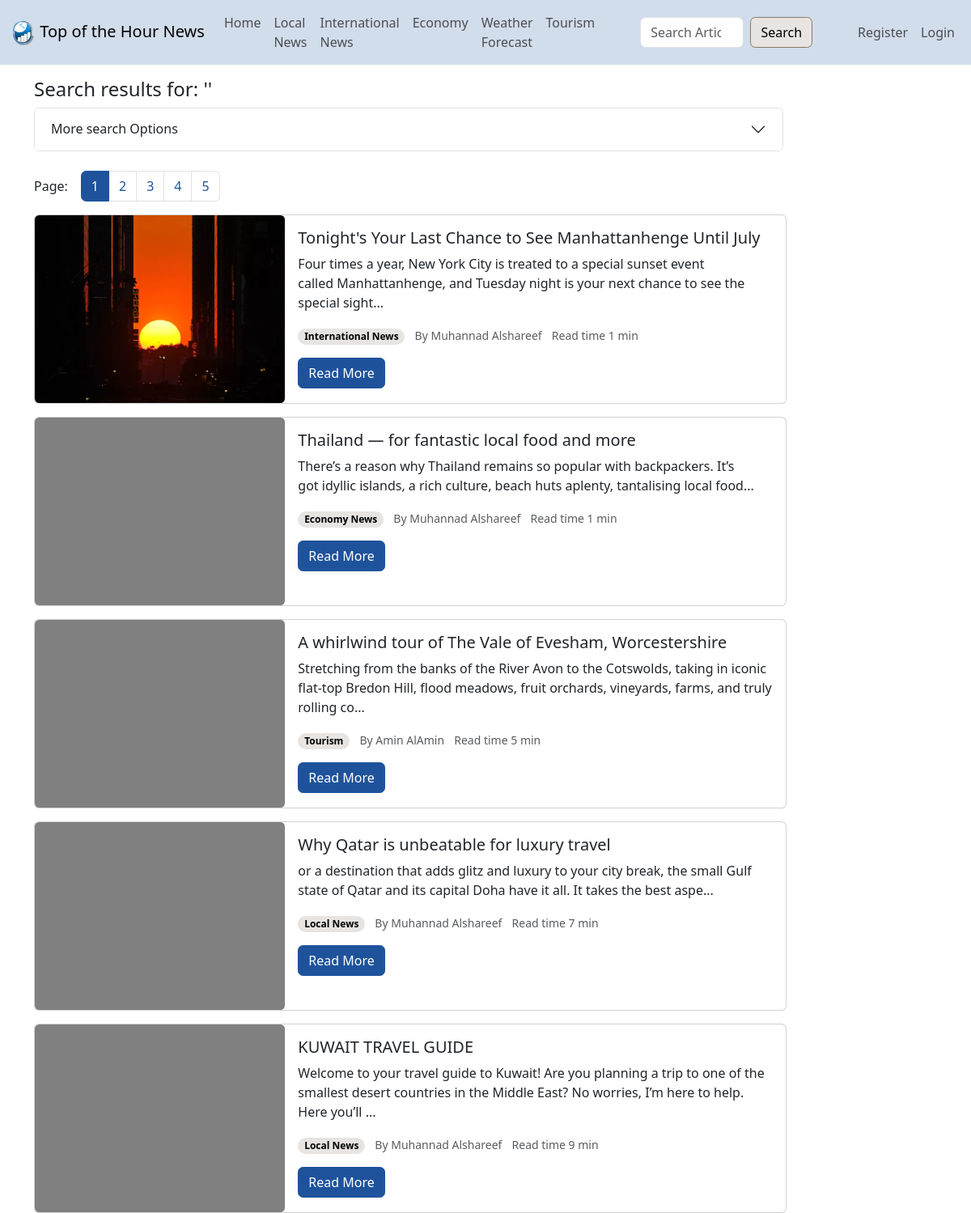
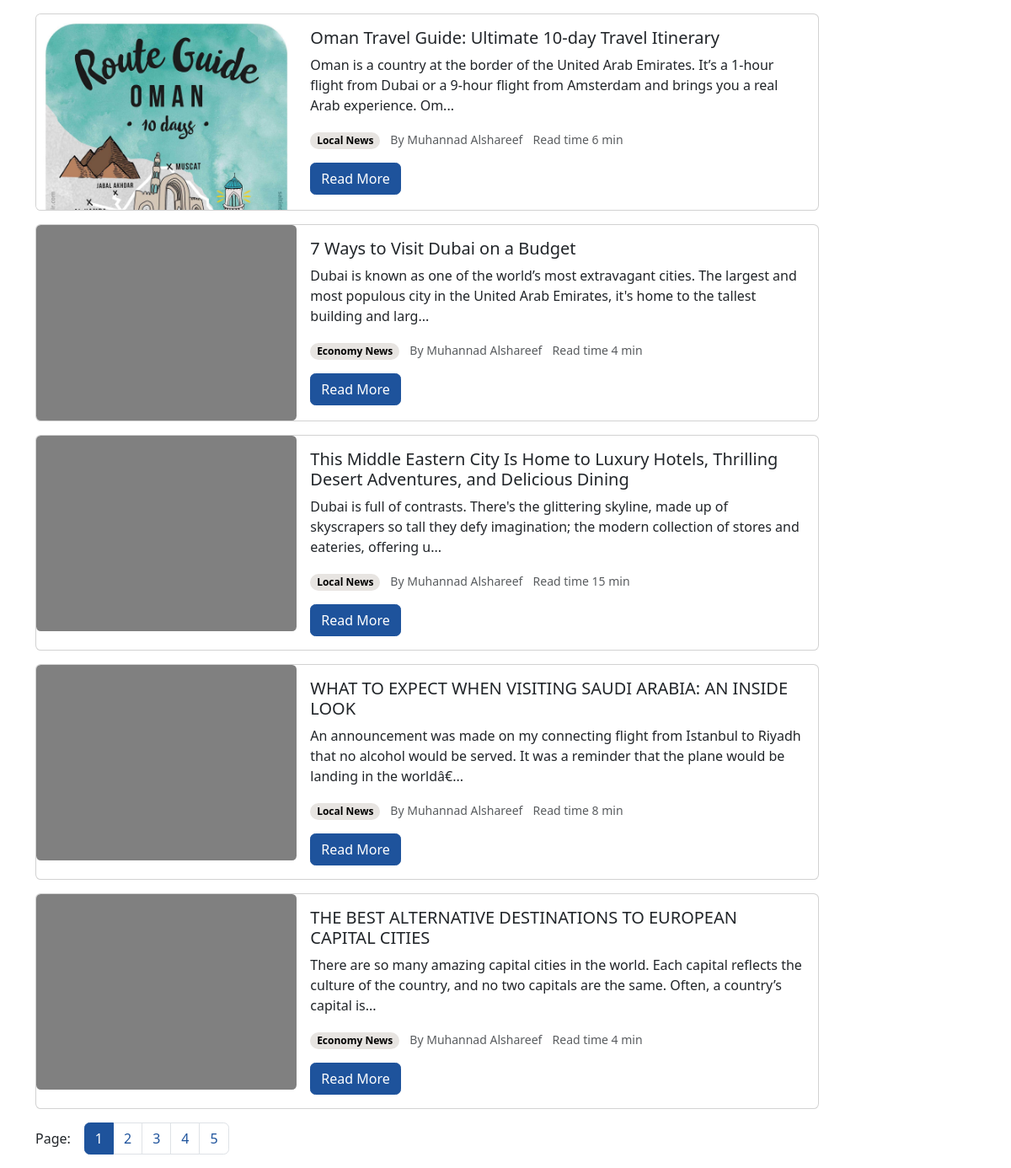
Screenshot of /search/search.php with the database file from the repository (2 pictures, top to bottom).
### tables this page shows
CREATE TABLE `Articles` (
  `articleId` int(20) NOT NULL,
  `title` varchar(250) NOT NULL,
  `content` longtext NOT NULL,
  `readTime` int(250) NOT NULL,
  `writtenBy` int(20) NOT NULL,
  `date` datetime NOT NULL,
  `category` varchar(50) NOT NULL,
  `published` tinyint(1) NOT NULL DEFAULT 0,
  `approved` tinyint(1) NOT NULL DEFAULT 0,
  `removed` tinyint(1) NOT NULL DEFAULT 0,
  `thumbnail` varchar(1000) DEFAULT NULL
);

### Database.php (called while the page is built, shortened)
<?php
class Database
{
    public static $instance = null;
    public $mysqli = null;
    private function __construct()
    {
        if ($this->mysqli == null) {
            $this->mysqli = new mysqli(DB_HOSTNAME, DB_USERNAME, DB_PASSWORD, DB_DATABASE);
            $this->mysqli->set_charset('utf8mb4');
        }
    }
    public static function getInstance(): self
    {
        if (self::$instance == null) {
            return new self();
        }
    }
    public function query(string $sql): object
    {
        $result = $this->mysqli->query($sql);
        return $result;
    }
}

### models/Article.php (called while the page is built, shortened)
<?php
class Article
{
    public $category;
    public static function __set_state(array $state): Article
    {
        $article = new Article(
            (int) $state['articleId'],
            $state['title'],
            $state['content'],
            (int) $state['readTime'],
            (int) $state['writtenBy'],
            $state['date'],
            $state['category'],
            (bool) $state['published'],
            (bool) $state['approved'],
            (bool) $state['removed'],
            $state['thumbnail']
        );
        if (isset($state['author']))
            $article->author = $state['author'];
        return $article;
    }
    public function __construct(
        ?int $articleId,
        string $title,
        string $content,
        int $readTime,
        int $writtenBy,
        string $date,
        string $category,
        bool $published,
        bool $approved,
        bool $removed,
        ?string $thumbnail
    ) {
        $this->articleId = $articleId;
        $this->title = $title;
        $this->content = $content;
        $this->readTime = $readTime;
        $this->category = $category;
        $this->thumbnail = $thumbnail;
    }
    public function display_category(): string
    {
        switch ($this->category) {
            case 'local':
                return 'Local News';
            case 'international':
                return 'International News';
            case 'economy':
                return 'Economy News';
            case 'tourism':
                return 'Tourism';
        }
    }
}

### search/search.php (the view, shortened to what this page needs)
<?php
$sql = "SELECT Articles.*, CONCAT(Users.firstName, ' ', Users.lastName) as author
        FROM Articles JOIN Users on (Articles.writtenBy = Users.userId)
        WHERE published = 1 and approved = 1";
$sql .= " ORDER BY Articles.date DESC";
$pagination = new Pagination(10, $sql);
include PROJECT_ROOT . '/header.html'; ?>
<div class="container">
    <h4>Search results for:
        '<?= $_GET['q'] ?>'
    </h4>
    <div class="row">
        <div class="col-12 col-lg-10 mb-4">
            <div class="accordion" id="accordionExample">
                <div class="accordion-item">
                    <h2 class="accordion-header" id="headingOne">
                        <button class="accordion-button collapsed" type="button" data-bs-toggle="collapse"
                            data-bs-target="#collapseOne" aria-expanded="false" aria-controls="collapseOne">
                            More search Options
                        </button>
                    </h2>
                </div>
            </div>
        </div>
    </div>
    <?php if ($pagination->get_total_entries() > 0) { ?>
        <div class="d-flex gap-3" style="align-items: first baseline;">
            Page:
            <?= $pagination->pagination_controls(null, $_SERVER['QUERY_STRING']); ?>
        </div>
    <?php } ?>
    <?php
    if ($pagination->get_total_entries() == 0) {
        echo "<p>No results found for your search criteria.</p>";
    } else {
        $articles = $pagination->get_page(null, function ($row) {
            return Article::__set_state($row);
        });
        foreach ($articles as $article) {
            echo '
<div class="col-12 col-lg-10">
<div class="card mb-3">
  <div class="row g-0">
    <div class="col-md-4">
<div class="card-img ratio" style="background-image: url(' . $article->thumbnail . ')" role="img"></div>
    </div>
    <div class="col-12 col-md-8">
      <div class="card-body">
        <h5 class="card-title">' . $article->title . '</h5>
        <p class="card-text">' . substr(strip_tags($article->content), 0, 170) . '...</p>
        <p class="card-text">
            <span class="badge rounded-pill text-black bg-secondary-subtle vertical-align-middle">
                ' . $article->display_category() . '
            </span>
            <small class="ms-2 text-muted">By ' . $article->author . '</small>
            <small class="ms-2 text-muted">Read time ' . $article->readTime . ' min</small>
        </p>
        <a href="' . BASE_URL . '/displayNews/article.php?id=' . $article->articleId . '" class="btn btn-primary">Read More</a>
      </div>
    </div>
  </div>
</div>
</div>
        ';
        }
    }
    ?>
    <?php if ($pagination->get_total_entries() > 0) { ?>
        <div class="d-flex gap-3" style="align-items: first baseline;">
            Page:
            <?= $pagination->pagination_controls(null, $_SERVER['QUERY_STRING']); ?>
        </div>
    <?php } ?>
</div>

### css/site.css (style rules this page uses)
.card-img { background-color: #808080; background-repeat: no-repeat; background-size: cover; background-position-x: 50%; --bs-aspect-ratio: calc(3 / 4 * 100%); }

### rows the page displays
articles: thumbnail (picture), title "Tonight's Your Last Chance to See Manhattanhenge Until July", content "Four times a year, New York City is treated to a special sunset event called Manhattanhenge, and Tuesday night is your next chance to see the special sight", category "International News", author "Muhannad Alshareef", readTime "1"
articles: title "Thailand — for fantastic local food and more", content "There’s a reason why Thailand remains so popular with backpackers. It’s got idyllic islands, a rich culture, beach huts aplenty, tantalising local food", category "Economy News", author "Muhannad Alshareef", readTime "1"
articles: title "A whirlwind tour of The Vale of Evesham, Worcestershire", content "Stretching from the banks of the River Avon to the Cotswolds, taking in iconic flat-top Bredon Hill, flood meadows, fruit orchards, vineyards, farms, and truly rolling co", category "Tourism", author "Amin AlAmin", readTime "5"
articles: title "Why Qatar is unbeatable for luxury travel", content "or a destination that adds glitz and luxury to your city break, the small Gulf state of Qatar and its capital Doha have it all. It takes the best aspe", category "Local News", author "Muhannad Alshareef", readTime "7"
articles: title "KUWAIT TRAVEL GUIDE", content "Welcome to your travel guide to Kuwait! Are you planning a trip to one of the smallest desert countries in the Middle East? No worries, I’m here to help. Here you’ll", category "Local News", author "Muhannad Alshareef", readTime "9"
articles: thumbnail (picture), title "Oman Travel Guide: Ultimate 10-day Travel Itinerary", content "Oman is a country at the border of the United Arab Emirates. It’s a 1-hour flight from Dubai or a 9-hour flight from Amsterdam and brings you a real Arab experience. Om", category "Local News", author "Muhannad Alshareef", readTime "6"
articles: title "7 Ways to Visit Dubai on a Budget", content "Dubai is known as one of the world’s most extravagant cities. The largest and most populous city in the United Arab Emirates, it's home to the tallest building and larg", category "Economy News", author "Muhannad Alshareef", readTime "4"
articles: title "This Middle Eastern City Is Home to Luxury Hotels, Thrilling Desert Adventures, and Delicious Dining", content "Dubai is full of contrasts. There's the glittering skyline, made up of skyscrapers so tall they defy imagination; the modern collection of stores and eateries, offering u", category "Local News", author "Muhannad Alshareef", readTime "15"
articles: title "WHAT TO EXPECT WHEN VISITING SAUDI ARABIA: AN INSIDE LOOK", content "An announcement was made on my connecting flight from Istanbul to Riyadh that no alcohol would be served. It was a reminder that the plane would be landing in the worldâ€", category "Local News", author "Muhannad Alshareef", readTime "8"
articles: title "THE BEST ALTERNATIVE DESTINATIONS TO EUROPEAN CAPITAL CITIES", content "There are so many amazing capital cities in the world. Each capital reflects the culture of the country, and no two capitals are the same. Often, a country’s capital is", category "Economy News", author "Muhannad Alshareef", readTime "4"
